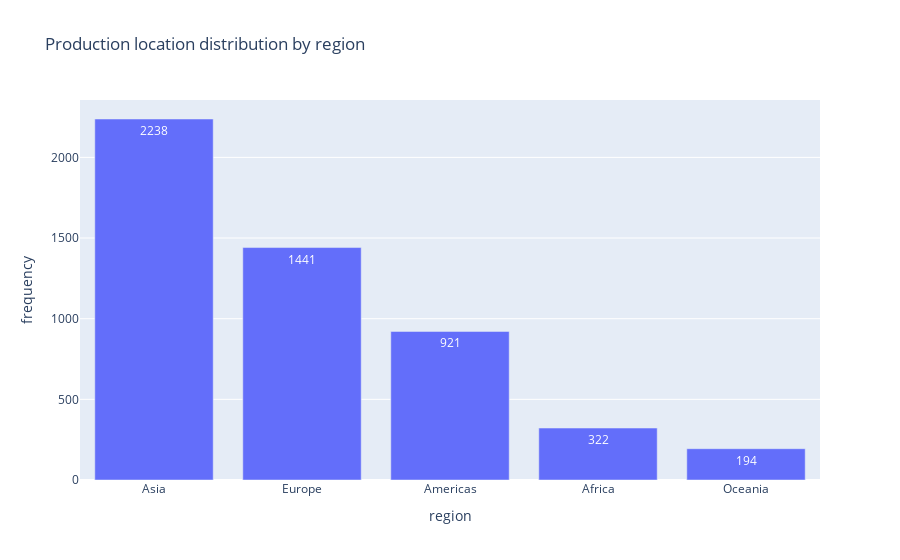

The notebook cell this image was saved under:
### Code cell
# group by location data by region
location_by_region = production_location_df.groupby("region", as_index=False).sum().sort_values("frequency", ascending=False)
px.bar(location_by_region.head(20), 
       x='region', y='frequency',
       text="frequency",
       title="Production location distribution by region")

### Figure 1 — Plotly figure (JSON) as saved in the notebook; plotly's stock layout.template omitted (floating-point values rounded to 4 significant figures)
{"data": [{"alignmentgroup": "True", "hovertemplate": "region=%{x}<br>frequency=%{text}<extra></extra>", "legendgroup": "", "marker": {"color": "#636efa", "pattern": {"shape": ""}}, "name": "", "offsetgroup": "", "orientation": "v", "showlegend": false, "text": [2238, 1441, 921, 322, 194], "textposition": "auto", "type": "bar", "x": ["Asia", "Europe", "Americas", "Africa", "Oceania"], "xaxis": "x", "y": [2238, 1441, 921, 322, 194], "yaxis": "y"}], "layout": {"barmode": "relative", "legend": {"tracegroupgap": 0}, "title": {"text": "Production location distribution by region"}, "xaxis": {"anchor": "y", "domain": [0, 1], "title": {"text": "region"}}, "yaxis": {"anchor": "x", "domain": [0, 1], "title": {"text": "frequency"}}}}
